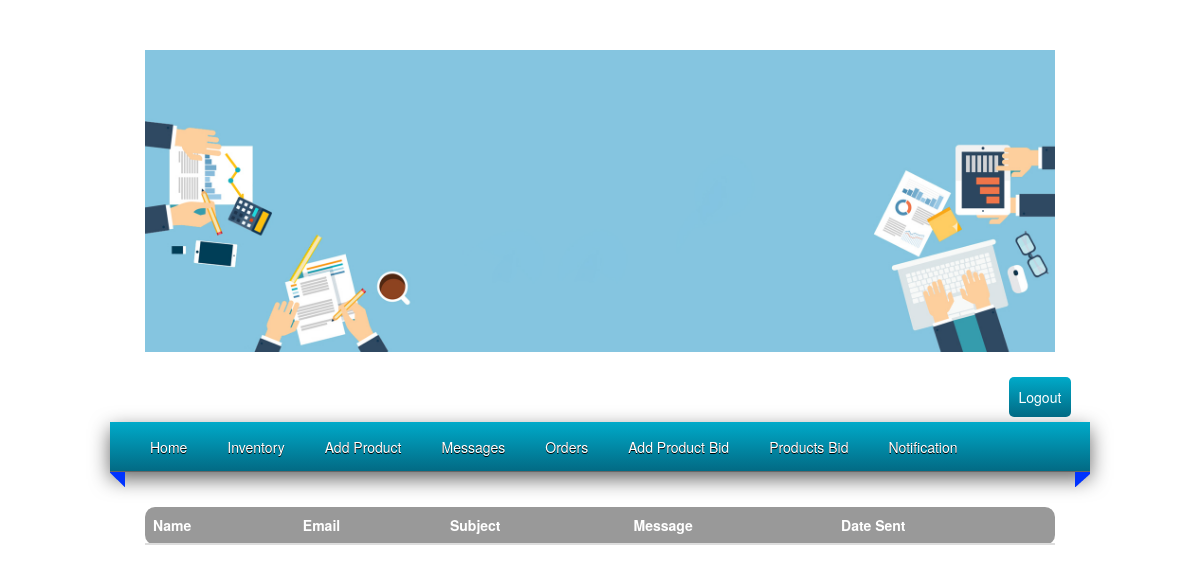
The page /admin/admin_messages.php (signed in) on the database as committed earlier.
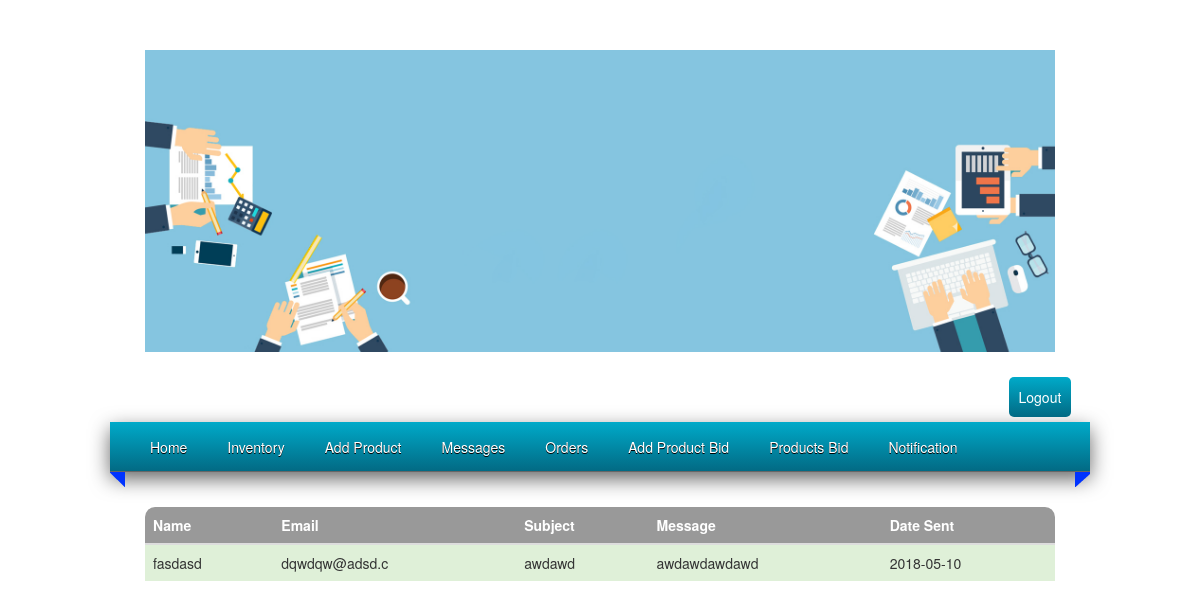
The same page on the database as committed later.
### tables this page shows
CREATE TABLE `messages` (
  `id` int(10) NOT NULL,
  `msg_name` varchar(100) NOT NULL,
  `msg_email` varchar(80) NOT NULL,
  `msg_subject` varchar(50) NOT NULL,
  `msg` mediumtext NOT NULL,
  `msg_date` date NOT NULL
);

### admin/admin_messages.php (the view, shortened to what this page needs)
<?php
$sql = "SELECT * FROM `messages`";
$i = 0;
$color = array("active", "success", "info", "warning", "danger");
?>
<!doctype html>
<html lang="en">
  <head>
    <link rel="stylesheet" href="../css/bootstrap.min.css">
    <link rel="stylesheet" href="style/style.css"/>
  </head>
  <body>
    <div id="main_wrapper">
      <div id="header">
        <?php include_once '../templates/admin_header.php';?>
        <a id="logout"href="admin_logout.php">
          <div class="btn btn-default logout">Logout
          </div>
        </a>
        <?php include_once '../templates/admin_nav.php';?>
      </div>
      <div class="messages">
        <table class="table" width="1000px" style="border-radius:10px; background: rgba(0,0,0,0.4)">
          <thead>
            <tr style="color: #ffffff">
              <th>Name
              </th>
              <th>Email
              </th>
              <th>Subject
              </th>
              <th>Message
              </th>
              <th>Date Sent
              </th>
            </tr>
          </thead>
          <tbody>
            <?php
if ($query_run = mysqli_query(mysqli_connect("localhost", "root", "", "cd"), $sql)) {
    while ($row = mysqli_fetch_assoc($query_run)) {
        $msg_name = $row['msg_name'];
        $msg_email = $row['msg_email'];
        $msg_subject = $row['msg_subject'];
        $msg = $row['msg'];
        $date = $row['msg_date'];
        ?>
            <tr class="<?php
$i++;
        echo $color[$i % 5]?>">
              <td>
                <?php echo $msg_name; ?>
              </td>
              <td>
                <?php echo $msg_email; ?>
              </td>
              <td>
                <?php echo $msg_subject; ?>
              </td>
              <td>
                <?php echo $msg; ?>
              </td>
              <td>
                <?php echo $date; ?>
              </td>
            </tr>
            <?php
}
}?>
          </tbody>
        </table>
      </div>
    </div>
  </body>
</html>

Rows that differ between the two databases and show on the page:
added messages: msg_name "fasdasd", msg_email "dqwdqw@adsd.c", msg_subject "awdawd", msg "awdawdawdawd", msg_date "2018-05-10"
